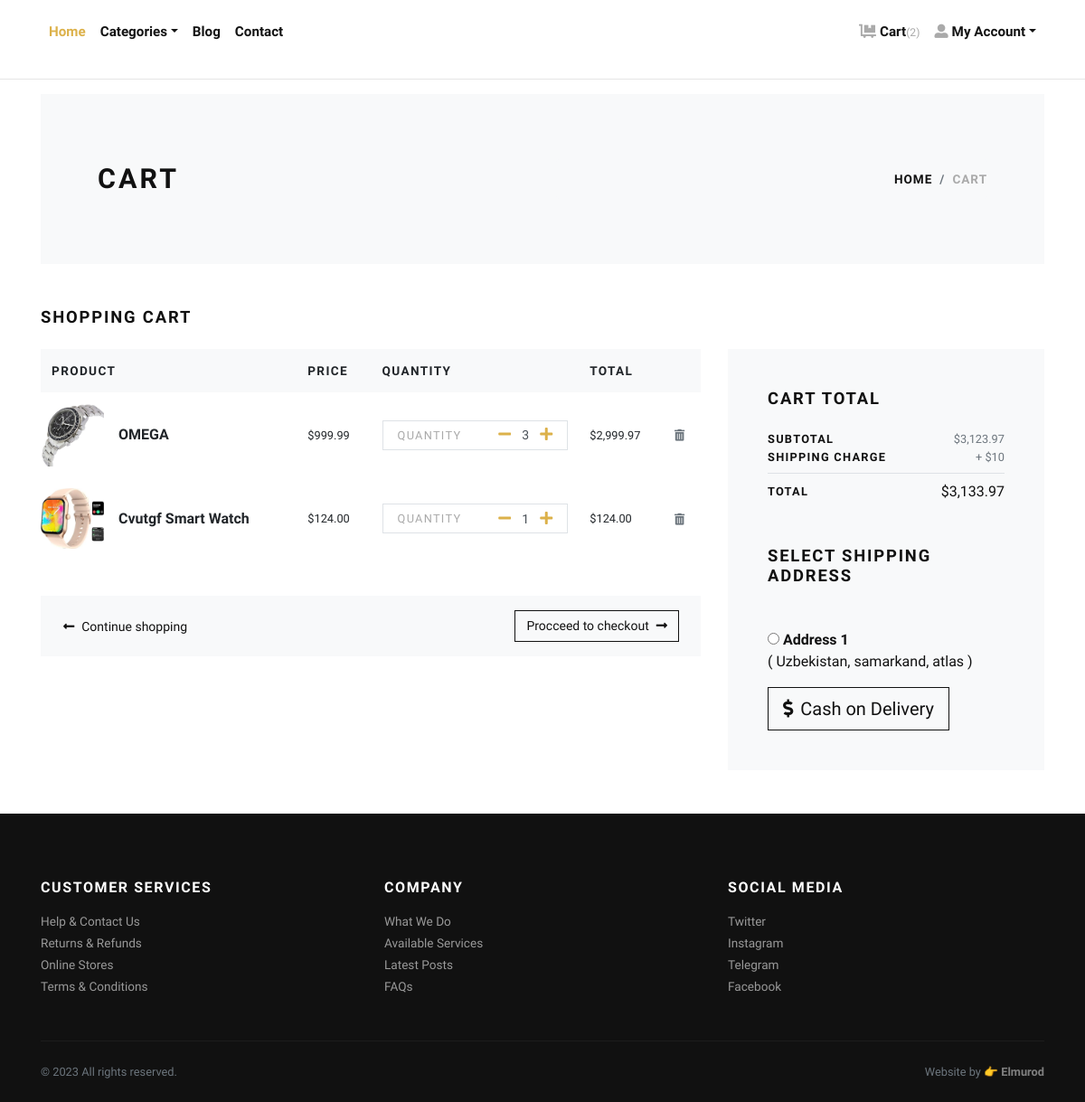
The app's page /cart/ (signed in), older data.
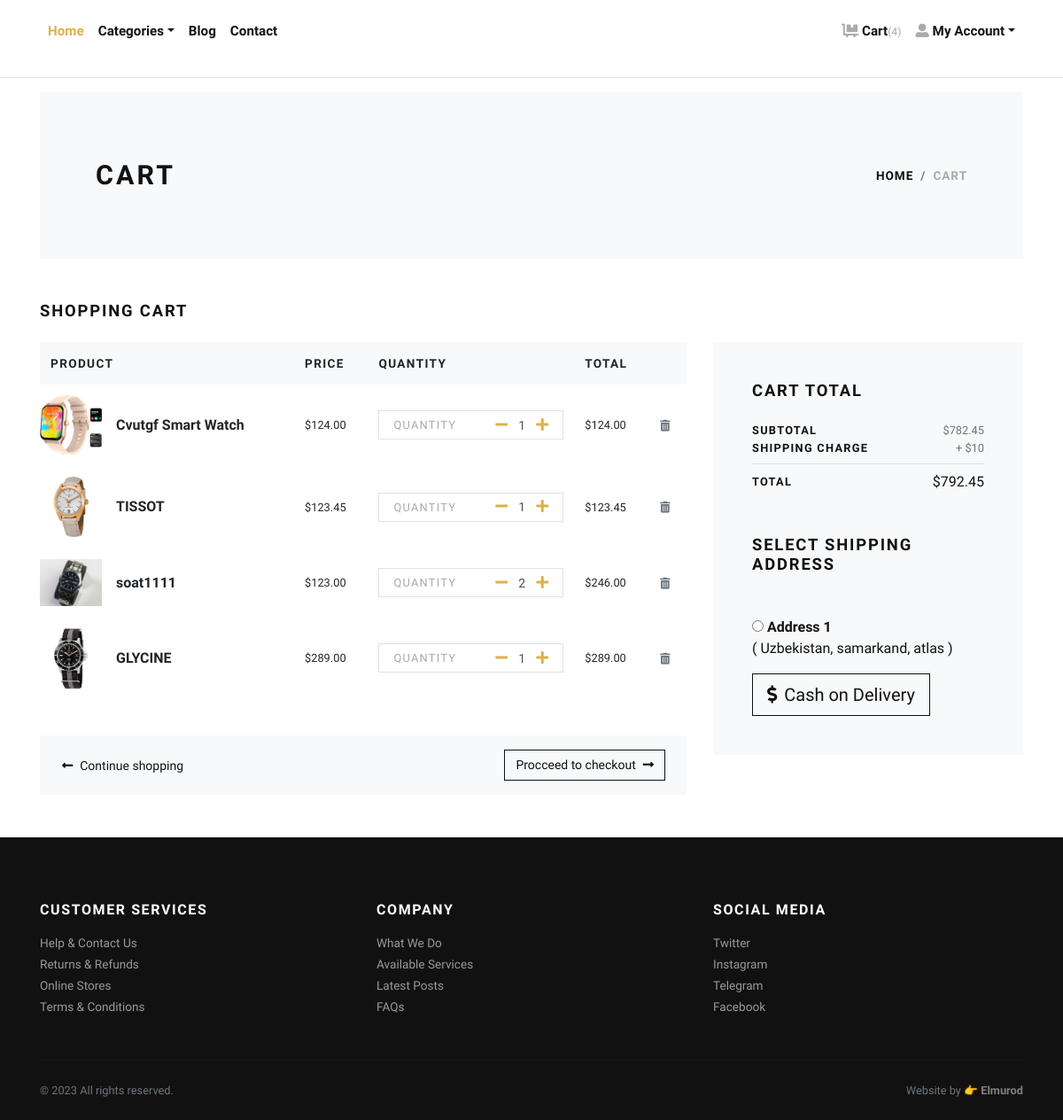
The same page, newer data.
### store/models.py (models this page shows, shortened)
class Cart(models.Model):
    user = models.ForeignKey(User, verbose_name="User", on_delete=models.CASCADE)
    product = models.ForeignKey(Product, verbose_name="Product", on_delete=models.CASCADE)
    quantity = models.PositiveIntegerField(default=1, verbose_name="Quantity")
    created_at = models.DateTimeField(auto_now_add=True, verbose_name="Created Date")
    updated_at = models.DateTimeField(auto_now=True, verbose_name="Updated Date")
    @property
    def total_price(self):
        return self.quantity * self.product.price

class Product(models.Model):
    title = models.CharField(max_length=150, verbose_name="Product Title")
    slug = models.SlugField(max_length=160, verbose_name="Product Slug")
    sku = models.CharField(max_length=255, unique=True, verbose_name="Unique Product ID (SKU)")
    short_description = models.TextField(verbose_name="Short Description")
    detail_description = models.TextField(blank=True, null=True, verbose_name="Detail Description")
    product_image = models.ImageField(upload_to='product', blank=True, null=True, verbose_name="Product Image")
    price = models.DecimalField(max_digits=8, decimal_places=2)
    category = models.ForeignKey(Category, verbose_name="Product Categoy", on_delete=models.CASCADE)
    is_active = models.BooleanField(verbose_name="Is Active?")
    is_featured = models.BooleanField(verbose_name="Is Featured?")
    created_at = models.DateTimeField(auto_now_add=True, verbose_name="Created Date")
    updated_at = models.DateTimeField(auto_now=True, verbose_name="Updated Date")
    class Meta:
        verbose_name_plural = 'Products'
        ordering = ('-created_at', )

class Address(models.Model):
    user = models.ForeignKey(User, verbose_name="User", on_delete=models.CASCADE)
    locality = models.CharField(max_length=150, verbose_name="Nearest Location")
    city = models.CharField(max_length=150, verbose_name="City")
    state = models.CharField(max_length=150, verbose_name="State")

### store/views.py (the view)
# urls.py: path('cart/', views.cart, name="cart"),
@login_required
def cart(request):
    user = request.user
    cart_products = Cart.objects.filter(user=user)
    amount = decimal.Decimal(0)
    shipping_amount = decimal.Decimal(10)
    cp = [p for p in Cart.objects.all() if p.user==user]
    if cp:
        for p in cp:
            temp_amount = (p.quantity * p.product.price)
            amount += temp_amount
    addresses = Address.objects.filter(user=user)
    context = {
        'cart_products': cart_products,
        'amount': amount,
        'shipping_amount': shipping_amount,
        'total_amount': amount + shipping_amount,
        'addresses': addresses,
    }
    return render(request, 'store/cart.html', context)

### templates/store/cart.html (shortened to what this page needs)
{% extends 'base.html' %}
{% load static %}
{% load humanize %}
    {% block content %}
      <div class="container">
        <section class="py-5 bg-light">
          <div class="container">
            <div class="row px-4 px-lg-5 py-lg-4 align-items-center">
              <div class="col-lg-6">
                <h1 class="h2 text-uppercase mb-0">Cart</h1>
              </div>
              <div class="col-lg-6 text-lg-right">
                <nav aria-label="breadcrumb">
                  <ol class="breadcrumb justify-content-lg-end mb-0 px-0">
                    <li class="breadcrumb-item"><a href="store/index.html">Home</a></li>
                    <li class="breadcrumb-item active" aria-current="page">Cart</li>
                  </ol>
                </nav>
              </div>
            </div>
          </div>
        </section>
        {% if cart_products %}
        <section class="py-5">
          <h2 class="h5 text-uppercase mb-4">Shopping cart</h2>
          <div class="row">
            <div class="col-lg-8 mb-4 mb-lg-0">
              <div class="table-responsive mb-4">
                <table class="table">
                  <thead class="bg-light">
                    <tr>
                      <th class="border-0" scope="col"> <strong class="text-small text-uppercase">Product</strong></th>
                      <th class="border-0" scope="col"> <strong class="text-small text-uppercase">Price</strong></th>
                      <th class="border-0" scope="col"> <strong class="text-small text-uppercase">Quantity</strong></th>
                      <th class="border-0" scope="col"> <strong class="text-small text-uppercase">Total</strong></th>
                      <th class="border-0" scope="col"> </th>
                    </tr>
                  </thead>
                  <tbody>
                    {% for cart_product in cart_products %}
                    <tr>
                      <th class="pl-0 border-0" scope="row">
                        <div class="media align-items-center">
                          {% if cart_product.product.product_image %}
                            <a class="reset-anchor d-block animsition-link" href="{% url 'store:product-detail' cart_product.product.slug %}"><img src="{{cart_product.product.product_image.url}}" alt="{{cart_product.product.title}}" width="70"/></a>
                          {% else %}
                            <a class="reset-anchor d-block animsition-link" href="{% url 'store:product-detail' cart_product.product.slug %}"><img src="{% static 'img/product-detail-3.jpg' %}" alt="{{cart_product.product.title}}" width="70"/></a>
                          {% endif %}
                          <div class="media-body ml-3"><strong class="h6"><a class="reset-anchor animsition-link" href="{% url 'store:product-detail' cart_product.product.slug %}">{{cart_product.product.title}}</a></strong></div>
                        </div>
                      </th>
                      <td class="align-middle border-0">
                        <p class="mb-0 small">${{cart_product.product.price}}</p>
                      </td>
                      <td class="align-middle border-0">
                        <div class="border d-flex align-items-center justify-content-between px-3"><span class="small text-uppercase text-gray headings-font-family">Quantity</span>
                          <div class="quantity">
                            <a href="{% url 'store:minus-cart' cart_product.id %}" class="dec-btn p-0 ml-2"><i class="fas fa-minus"></i></a>
                            <input class="form-control form-control-sm border-0 shadow-0 p-0" type="text" value="{{cart_product.quantity}}"/>
                            <a href="{% url 'store:plus-cart' cart_product.id %}" class="inc-btn p-0"><i class="fas fa-plus"></i></a>
                          </div>
                        </div>
                      </td>
                      <td class="align-middle border-0">
                        <p class="mb-0 small">${{cart_product.total_price|intcomma}}</p>
                      </td>
                      <td class="align-middle border-0"><a class="reset-anchor" href="{% url 'store:remove-cart' cart_product.id %}"><i class="fas fa-trash-alt small text-muted"></i></a></td>
                    </tr>
                    {% endfor %}
                  </tbody>
                </table>
              </div>
              <div class="bg-light px-4 py-3">
                <div class="row align-items-center text-center">
                  <div class="col-md-6 mb-3 mb-md-0 text-md-left"><a class="btn btn-link p-0 text-dark btn-sm" href="{% url 'store:home' %}"><i class="fas fa-long-arrow-alt-left mr-2"> </i>Continue shopping</a></div>
                  <div class="col-md-6 text-md-right"><a class="btn btn-outline-dark btn-sm" href="checkout.html">Procceed to checkout<i class="fas fa-long-arrow-alt-right ml-2"></i></a></div>
                </div>
              </div>
            </div>
            <div class="col-lg-4">
              <div class="card border-0 rounded-0 p-lg-4 bg-light">
                <div class="card-body">
                  <h5 class="text-uppercase mb-4">Cart total</h5>
                  <ul class="list-unstyled mb-0">
                    <li class="d-flex align-items-center justify-content-between"><strong class="text-uppercase small font-weight-bold">Subtotal</strong><span class="text-muted small">${{amount|intcomma}}</span></li>
                    <li class="d-flex align-items-center justify-content-between"><strong class="text-uppercase small font-weight-bold">Shipping Charge</strong><span class="text-muted small">+ ${{shipping_amount}}</span></li>
                    <li class="border-bottom my-2"></li>
                    <li class="d-flex align-items-center justify-content-between mb-4"><strong class="text-uppercase small font-weight-bold">Total</strong><span>${{total_amount|intcomma}}</span></li>
                  </ul>
                  <h5 class="text-uppercase my-5">Select Shipping Address</h5>
                  <form action="{% url 'store:checkout' %}" id="myform">
                    {% if addresses %}
                      {% for address in addresses %}
                        <div class="mb-3">
                        <input type="radio" name="address" value="{{address.id}}"> <strong>Address {{forloop.counter}}</strong> <br>
                        ( {{address.locality}}, {{address.city}}, {{address.state}} )
                        </div>
                      {% endfor %}
                    {% endif %}
                    <button type="submit" class="btn btn-dark btn-lg btn-outline-dark" type="submit"> <i class="fas fa-dollar-sign mr-2"></i>Cash on Delivery</button>
                  </form>
                </div>
              </div>
            </div>
          </div>
        </section>
        {% else %}
          <div class="text-center py-5">
            <h3 class="mb-3">Your cart is empty.</h3>
            <a href="{% url 'store:home' %}"><i class="fas fa-long-arrow-alt-left mr-2"> </i>Continue shopping</a>
          </div>
        {% endif %}
      </div>
      {% endblock content %}

### templates/base.html (shortened to what this page needs)
{% load static %}
<!DOCTYPE html>
<html>
  <head>
    <link rel="stylesheet" href="{% static 'vendor/bootstrap/css/bootstrap.min.css' %}">
    <link rel="stylesheet" href="{% static 'vendor/lightbox2/css/lightbox.min.css' %}">
    <link rel="stylesheet" href="{% static 'vendor/nouislider/nouislider.min.css' %}">
    <link rel="stylesheet" href="{% static 'vendor/bootstrap-select/css/bootstrap-select.min.css' %}">
    <link rel="stylesheet" href="{% static 'vendor/owl.carousel2/assets/owl.carousel.min.css' %}">
    <link rel="stylesheet" href="{% static 'vendor/owl.carousel2/assets/owl.theme.default.css' %}">
    <link rel="stylesheet" href="{% static 'css/style.default.css' %}" id="theme-stylesheet">
    <link rel="stylesheet" href="{% static 'css/custom.css' %}">
  </head>
  <body>
    <div class="page-holder">
      {% include 'navbar.html' %}
      {% block content %}
      {% endblock content %}
      {% include 'footer.html' %}
      {% include 'scripts.html' %}
  </body>
</html>

### templates/navbar.html (shortened to what this page needs)
{% load static %}
      <header class="header bg-white" style="position: sticky; top: 0; z-index: 100; background-color: rgb(0,0,0, .3);">
        <div class="container px-0 px-lg-3">
          <nav class="navbar navbar-expand-lg navbar-light py-3 px-lg-0">
            <div class="collapse navbar-collapse" id="navbarSupportedContent">
              <ul class="navbar-nav mr-auto">
                <li class="nav-item">
                  <a class="nav-link active" href="{% url 'store:home' %}">Home</a>
                </li>
                <li class="nav-item dropdown"><a class="nav-link dropdown-toggle" id="pagesDropdown" href="#" data-toggle="dropdown" aria-haspopup="true" aria-expanded="false">Categories</a>
                </li>
                <li class="nav-item">
                  <a class="nav-link" href="{% url 'store:home' %}">Blog</a>
                </li>
                <li class="nav-item">
                  <a class="nav-link">Contact</a>
                </li>
              </ul>
              <ul class="navbar-nav ml-auto">
                {% if request.user.is_authenticated %}
                  <li class="nav-item"><a class="nav-link" href="{% url 'store:cart' %}"> <i class="fas fa-dolly-flatbed mr-1 text-gray"></i>Cart<small class="text-gray">({{cart_items.count}})</small></a></li>
                  <li class="nav-item dropdown"><a class="nav-link dropdown-toggle" id="pagesDropdown" href="#" data-toggle="dropdown" aria-haspopup="true" aria-expanded="false"><i class="fas fa-user-alt mr-1 text-gray"></i>My Account</a></a>
                </li>
                {% else %}
                  <li class="nav-item"><a class="nav-link" href="{% url 'store:login' %}">Login</a></li>
                  <li class="nav-item"><a class="nav-link" href="{% url 'store:register' %}">Create Account</a></li>
                {% endif %}
              </ul>
            </div>
          </nav>
        </div>
        <hr>
      </header>

### templates/footer.html
<footer class="bg-dark text-white">
        <div class="container py-4">
          <div class="row py-5">
            <div class="col-md-4 mb-3 mb-md-0">
              <h6 class="text-uppercase mb-3">Customer services</h6>
              <ul class="list-unstyled mb-0">
                <li><a class="footer-link" href="#">Help &amp; Contact Us</a></li>
                <li><a class="footer-link" href="#">Returns &amp; Refunds</a></li>
                <li><a class="footer-link" href="#">Online Stores</a></li>
                <li><a class="footer-link" href="#">Terms &amp; Conditions</a></li>
              </ul>
            </div>
            <div class="col-md-4 mb-3 mb-md-0">
              <h6 class="text-uppercase mb-3">Company</h6>
              <ul class="list-unstyled mb-0">
                <li><a class="footer-link" href="#">What We Do</a></li>
                <li><a class="footer-link" href="#">Available Services</a></li>
                <li><a class="footer-link" href="#">Latest Posts</a></li>
                <li><a class="footer-link" href="#">FAQs</a></li>
              </ul>
            </div>
            <div class="col-md-4">
              <h6 class="text-uppercase mb-3">Social media</h6>
              <ul class="list-unstyled mb-0">
                <li><a class="footer-link" href="#">Twitter</a></li>
                <li><a class="footer-link" href="#">Instagram</a></li>
                <li><a class="footer-link" href="https://t.me/The_Elmurod">Telegram</a></li>
                <li><a class="footer-link" href="#">Facebook</a></li>
              </ul>
            </div>
          </div>
          <div class="border-top pt-4" style="border-color: #1d1d1d !important">
            <div class="row">
              <div class="col-lg-6">
                <p class="small text-muted mb-0">&copy; 2023 All rights reserved.</p>
              </div>
              <div class="col-lg-6 text-lg-right">
                <p class="small text-muted mb-0">Website by <a class="text-white reset-anchor" href="https://t.me/The_Elmurod" target="_blank">👉 <b style="color: gray;">Elmurod</b></a></p>
              </div>
            </div>
          </div>
        </div>
      </footer>

### templates/scripts.html (shortened to what this page needs)
{% load static %}
      <link rel="stylesheet" href="https://use.fontawesome.com/releases/v5.7.1/css/all.css">
    </div>
  </body>
</html>

Row changes from the older to the newer data that the page shows:
removed Cart: product.product_image (picture), product "OMEGA", product.price "999.99", quantity "3", total_price "2,999.97"
added Cart: product.product_image (picture), product "TISSOT", product.price "123.45", quantity "1", total_price "123.45"
added Cart: product.product_image (picture), product "soat1111", product.price "123.00", quantity "2", total_price "246.00"
added Cart: product.product_image (picture), product "GLYCINE", product.price "289.00", quantity "1", total_price "289.00"
Text that changed along with them:
{{ cart_items.count }}: "2" → "4"
{{ amount|intcomma }}: "3,123.97" → "782.45"
{{ total_amount|intcomma }}: "3,133.97" → "792.45"
